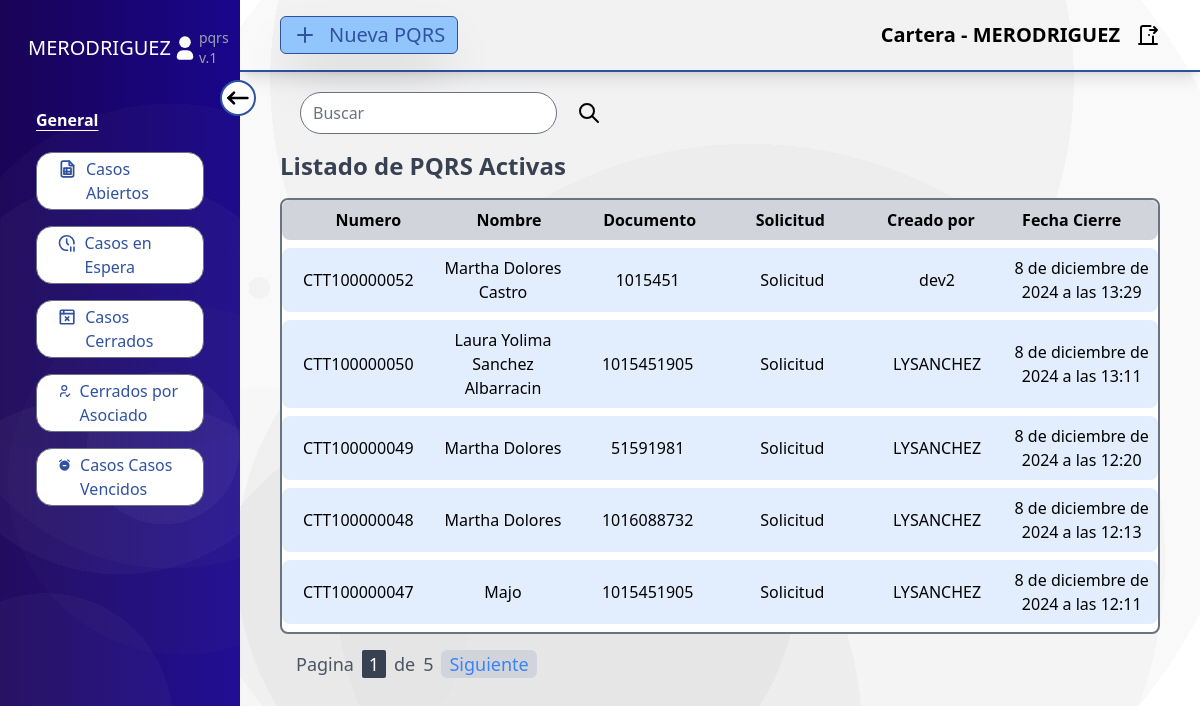
The page / (signed in) on the database its author committed.
### account/models.py (models this page shows, shortened)
class CustumUser(AbstractUser):
    area = models.ForeignKey(Areas, on_delete=models.SET_NULL, null=True, blank=True)
    permissions = models.CharField(choices=TYPES_USERS, max_length=100)

### adminUser/models.py (models this page shows, shortened)
class Areas(models.Model):
    name = models.CharField(max_length=30)
    def __str__(self):
        return self.name

class TypesPQRS(models.Model):
    name = models.CharField(max_length=100)
    timeExecute = models.IntegerField()
    area_redirect = models.ForeignKey(Areas, on_delete=models.SET_NULL, null=True, blank=True)
    def __str__(self):
        return self.name

### users/models.py (models this page shows, shortened)
class PQRS(models.Model):
    num = models.CharField(max_length=20)
    typePQRS = models.ForeignKey(TypesPQRS, on_delete=models.CASCADE)
    areas = models.CharField(max_length=1000, null=True, blank=True)
    name = models.CharField(max_length=200)
    asociado = models.IntegerField()
    email = models.EmailField()
    phone = models.IntegerField()
    description = models.CharField(max_length=1000)
    created = models.DateTimeField(auto_now_add=True)
    timeResponse = models.DateTimeField(null=True, blank=True)
    userCreated = models.CharField(max_length=100)
    status = models.CharField(max_length=100, default="Open")
    close_by = models.CharField(max_length=100, null=True, blank=True)
    closed = models.DateTimeField(null=True, blank=True)
    dateResponse = models.DateTimeField(null=True, blank=True)
    tokenControl = models.CharField(max_length=100, null=True, blank=True)
    objects = PQRSManager()
    def check_time_response(self):
        if self.timeResponse and self.timeResponse < timezone.now() and self.status == "Open":
            self.status = "Expired"
            self.closed = timezone.now()
            self.save()
        if self.dateResponse and self.dateResponse < timezone.now() and self.status == "Wait":
            self.status = "Close"
            self.closed = timezone.now()
            self.save()
    class Meta:
        ordering = ['-created']

### users/views.py (the view, shortened to what this page needs)
# urls.py: path('', openPQRS, name="home"),
@login_required
def openPQRS(request):
    formSearch = SearchForm()
    userType = request.user
    if userType.is_staff:
        openPQRS = PQRS.objects.filter(status="Open")
    else:
        openPQRS = PQRS.objects.filter(areas__icontains=userType.area, status="Open")
    paginator = Paginator(openPQRS, 5)
    page_number = request.GET.get('page', 1)
    try:
        pqrs_open = paginator.page(page_number)
    except EmptyPage:
        return HttpResponseRedirect(f"{request.path}?page=1")
    return render(request, 'open_pqrs.html', {'pqrs': pqrs_open, 'formSearch': formSearch})

### users/forms.py
class SearchForm(forms.Form):
    search = forms.CharField(label="", widget=forms.TextInput(attrs={
        'class': 'bg-gray-200 border-[10px] rounded-full',
        'placeholder': 'Buscar',
    }))

### users/models.py (called while the page is built)
    def get_queryset(self):
        queryset = super().get_queryset()
        for pqrs in queryset:
            pqrs.check_time_response()
        return queryset

### users/templates/open_pqrs.html (shortened to what this page needs)
{% extends "baseUsers.html" %} {% block datas %}
{% include "search.html" %}
<h2 class="my-4 text-2xl font-semibold text-gray-700">Listado de PQRS Activas</h2>
<div class="w-full max-h-[85%] border-2 bg-white border-gray-500 rounded-lg overflow-y-auto">
  <ul class="flex flex-row text-base font-semibold bg-gray-300 px-4 py-2 rounded-lg text-center">
    <li class="w-1/6">Numero</li>
    <li class="w-1/6">Nombre</li>
    <li class="w-1/6">Documento</li>
    <li class="w-1/6">Solicitud</li>
    <li class="w-1/6">Creado por</li>
    <li class="w-1/6">Fecha Cierre</li>
  </ul>
  <div class="flex flex-col gap-2 py-2">
    {% for pqr in pqrs %}
    <a href="{% url 'findpqrs' pqr.num %}" class="">
      <ul class="flex flex-row gap-2 py-2 bg-blue-100/80 rounded-lg hover:bg-blue-200 transition-colors duration-200 px-2">
        <li class="w-1/6 flex text-center justify-center items-center">{{pqr.num}}</li>
        <li class="w-1/6 flex text-center justify-center items-center">{{pqr.name}}</li>
        <li class="w-1/6 flex text-center justify-center items-center">{{pqr.asociado}}</li>
        <li class="w-1/6 flex text-center justify-center items-center">{{pqr.typePQRS}}</li>
        <li class="w-1/6 flex text-center justify-center items-center">{{pqr.userCreated}}</li>
        <li class="w-1/6 flex text-center justify-center items-center">{{pqr.timeResponse}}</li>
      </ul>
    </a>
    {% endfor %}
  </div>
</div>
{% include "pagination.html" with page=pqrs %} {% endblock datas %}

### users/templates/baseUsers.html (shortened to what this page needs)
{% extends "base.html" %}
{% load static %}
{% block content %}
<body class="flex w-full h-screen overflow-hidden">
    <aside id="aside" class="relative w-1/5 bg-backlogin text-white p-4 h-full transition-all duration-200">
      <button id="bt-control" class="absolute -right-4 top-20 bg-white border-2 border-cootra rounded-full transition-all duration-200">
      </button>
        <div id="topper" class="flex flex-row justify-between items-center p-3">
            <div class="flex flex-row justify-center items-center">
                <p class="text-xl text-white">{{ request.user.username }}</p>
            </div>
            <p class="text-sm text-gray-400">pqrs v.1</p>
        </div>
        <div id="section-1" class="flex flex-col px-5 py-7">
            <p class="text-base text-white font-semibold underline underline-offset-4">General</p>
            <div class="text-base flex flex-col gap-4 mt-5">
                <a
                  href="{% url 'home' %}"
                  class="flex flex-row justify-start gap-2 px-5 py-1 bg-white text-cootra rounded-2xl hover:scale-105
                  border-[1px] border-gray-500 hover:bg-gray-200 transition-all duration-200">
                    <p>Casos Abiertos</p>
                </a>
                <a
                  href="{% url 'waitingpqrs' %}"
                  class="flex flex-row justify-start gap-2 px-5 py-1 bg-white text-cootra rounded-2xl hover:scale-105
                  border-[1px] border-gray-500 hover:bg-gray-200 transition-all duration-200">
                    <p>Casos en Espera</p>
                </a>
                <a
                  href="{% url 'closedpqrs' %}"
                  class="flex flex-row justify-start gap-2 px-5 py-1 bg-white text-cootra rounded-2xl hover:scale-105
                  border-[1px] border-gray-500 hover:bg-gray-200 transition-all duration-200">
                    <p>Casos Cerrados</p>
                </a>
                <a
                  href="{% url 'closedforuserpqrs' %}"
                  class="flex flex-row justify-start gap-2 px-5 py-1 bg-white text-cootra rounded-2xl hover:scale-105
                  border-[1px] border-gray-500 hover:bg-gray-200 transition-all duration-200">
                    <p>Cerrados por Asociado</p>
                </a>
                <a
                  href="{% url 'expiredpqrs' %}"
                  class="flex flex-row justify-start gap-2 px-5 py-1 bg-white text-cootra rounded-2xl hover:scale-105
                  border-[1px] border-gray-500 hover:bg-gray-200 transition-all duration-200">
                    <p>Casos Casos Vencidos</p>
                </a>
            </div>
        </div>
    </aside>
    <main id="main" class="w-4/5 flex flex-col h-screen bg-backpqr transition-all duration-200">
        {% include "header.html" %}
        <div class="px-10 py-5 h-[90%] w-full overflow-auto">
            {% block datas %}
            {% endblock datas %}
        </div>
    </main>
</body>
{% endblock content %}

### users/templates/header.html (shortened to what this page needs)
{% load static %} {% block styles %}
<link rel="stylesheet" type="text/css" href="{% static 'css/header.css' %}" />
{% endblock styles %}
<header class="flex flex-row justify-between items-center px-10 py-4 border-b-2 border-cootra shadow-lg">
  <a
    href="{% url 'createdpqrs' %}"
    class="flex justify-center items-center bg-blue-300 rounded-md
    px-3 py-1 text-xl shadow-2xl gap-3 text-cootra border-[1px] border-cootra
    hover:scale-105 transition-all duration-200"
  >
    {% include "icons/new.html" %} Nueva PQRS
  </a>
  <div class="flex flex-row justify-between items-center gap-4">
    <p class="font-semibold text-xl">
      {% if request.user.area %}
      {{ request.user.area}} -
      {% endif %}
      {{ request.user.username }}</p>
    <a href="{% url 'logout' %}" class="exit">
    </a>
  </div>
</header>

### users/static/css/header.css (style rules this page uses)
header { display: flex; flex-direction: row; justify-content: space-between; align-items: center; padding: 0px 30px; }
.exit { background-color: transparent; border: 0px; cursor: pointer; }

### rows shown on the page
CustumUser: user.username "MERODRIGUEZ", user.area "Cartera"
PQRS: num "CTT100000052", name "Martha Dolores Castro", asociado "1015451", typePQRS "Solicitud", userCreated "dev2", timeResponse "8 de diciembre de 2024 a las 13:29"
PQRS: num "CTT100000050", name "Laura Yolima Sanchez Albarracin", asociado "1015451905", typePQRS "Solicitud", userCreated "LYSANCHEZ", timeResponse "8 de diciembre de 2024 a las 13:11"
PQRS: num "CTT100000049", name "Martha Dolores", asociado "51591981", typePQRS "Solicitud", userCreated "LYSANCHEZ", timeResponse "8 de diciembre de 2024 a las 12:20"
PQRS: num "CTT100000048", name "Martha Dolores", asociado "1016088732", typePQRS "Solicitud", userCreated "LYSANCHEZ", timeResponse "8 de diciembre de 2024 a las 12:13"
PQRS: num "CTT100000047", name "Majo", asociado "1015451905", typePQRS "Solicitud", userCreated "LYSANCHEZ", timeResponse "8 de diciembre de 2024 a las 12:11"

### other values the page prints
{{ page.number }} "1"
{{ page.paginator.num_pages }} "5"
